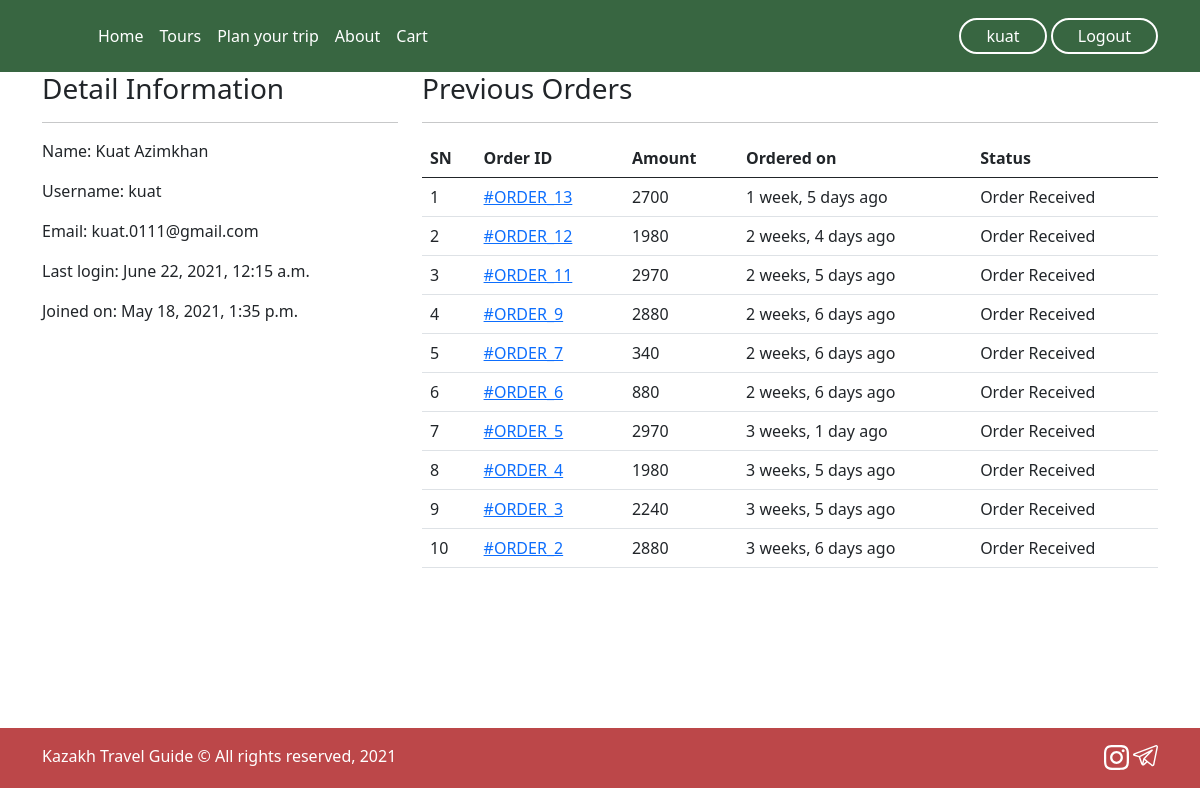
Screenshot of /profile/ (signed in) with the database file from the repository.
### main/models.py (models this page shows, shortened)
class Order(models.Model):
    cart = models.OneToOneField(TourCart, on_delete=models.CASCADE)
    ordered_by = models.CharField(max_length=200)
    mobile = models.CharField(max_length=10)
    email = models.EmailField(null=True, blank=True)
    subtotal = models.PositiveIntegerField()
    total = models.PositiveIntegerField()
    order_status = models.CharField(max_length=50, choices=ORDER_STATUS)
    created_at = models.DateTimeField(auto_now_add=True)
    payment_method = models.CharField(
        max_length=20, default="Cash On Delivery")

### main/views.py (the view)
# urls.py: path("profile/", CustomerProfileView.as_view(), name="customerprofile"),
class CustomerProfileView(CheckUser, TemplateView):
    template_name = "main/customerprofile.html"
    def dispatch(self, request, *args, **kwargs):
        if request.user.is_authenticated and request.user:
            pass
        else:
            return redirect("/login/?next=/profile/")
        return super().dispatch(request, *args, **kwargs)
    def get_context_data(self, **kwargs):
        context = super().get_context_data(**kwargs)
        customer = self.request.user
        context['customer'] = customer
        orders = Order.objects.filter(cart__customer=customer).order_by("-id")
        context["orders"] = orders
        return context

### main/views.py (called while the page is built)
    def dispatch(self, request, *args, **kwargs):
        cart_id = request.session.get("cart_id")
        if cart_id:
            cart_obj = TourCart.objects.get(id=cart_id)
            if request.user.is_authenticated and request.user:
                cart_obj.customer = request.user
                cart_obj.save()
        return super().dispatch(request, *args, **kwargs)

### main/templates/main/customerprofile.html (shortened to what this page needs)
{% extends 'main/base.html' %}
{% load static  %}
{% block content %}
<div class="container" style="height: 82vh">
    <div class="row">
        <div class="col-md-4">
            <h3>Detail Information</h3><hr>
            <p><span class="font-weight-bold">Name: </span> {{user.first_name}} {{user.last_name}}</p>
            <p><span class="font-weight-bold">Username: </span> {{user.username}}</p>
            <p><span class="font-weight-bold">Email: </span> {{user.email}}</p>
            <p><span class="font-weight-bold">Last login: </span> {{user.last_login}}</p>
            <p><span class="font-weight-bold">Joined on: </span> {{user.date_joined}}</p>
        </div>
        <div class="col-md-8">
            <h3>Previous Orders</h3>
            <hr>
            <table class="table">
                <thead>
                    <tr>
                        <th>SN</th>
                        <th>Order ID</th>
                        <th>Amount</th>
                        <th>Ordered on</th>
                        <th>Status</th>
                    </tr>
                </thead>
                <tbody>
                    {% for ord in orders %}
                    <tr>
                        <td>{{forloop.counter}}</td>
                        <td><a href="{% url 'customerorderdetail' ord.pk %}"> #ORDER_{{ord.id}}</a></td>
                        <td>{{ord.total}}</td>
                        <td>{{ord.created_at|timesince}} ago</td>
                        <td>{{ord.order_status}}</td>
                    </tr>
                    {% endfor %}
                </tbody>
            </table>
        </div>
    </div>
</div>
{% endblock %}

### main/templates/main/base.html (shortened to what this page needs)
{% load static %}
<html lang="en">
<head>
    <link rel="stylesheet" href="{% static 'main/css/main4.css' %}">
    <link rel="stylesheet" href="{% static 'main/css/base.css' %}">
    <link rel="stylesheet" href="{% static 'main/css/city.css' %}">
    <link rel="stylesheet" href="https://cdnjs.cloudflare.com/ajax/libs/font-awesome/4.7.0/css/font-awesome.min.css">
    <link href="https://cdn.jsdelivr.net/npm/bootstrap@5.0.0-beta3/dist/css/bootstrap.min.css" rel="stylesheet">
</head>
<body>
    <header class="p-3 text-white hedbg">
        <div class="container">
            <div class="d-flex flex-wrap align-items-center justify-content-center justify-content-lg-start">
                <a href="/" class="d-flex align-items-center mb-2 mb-lg-0 text-white text-decoration-none">
                <svg class="bi me-2" width="40" height="32"><use xlink:href="#bootstrap"></use></svg>
                </a>
      <ul class="nav col-12 col-lg-auto me-lg-auto mb-2 justify-content-center mb-md-0">
        <li><a href="{% url 'index' %}" class="nav-link px-2 text-white">Home</a></li>
        <li><a href="{% url 'tours' %}" class="nav-link px-2 text-white">Tours</a></li>
        <li><a href="{% url 'planyourtrip' %}" class="nav-link px-2 text-white">Plan your trip</a></li>
        <li><a href="{% url 'about' %}" class="nav-link px-2 text-white">About</a></li>
          {% if user.is_authenticated %}
              <li><a href="{% url 'mycart' %}" class="nav-link px-2 text-white">Cart</a></li>
          {% endif %}
      </ul>
      <div class="text-end prof">
          {% if user.is_authenticated %}
            <a href="{% url 'customerprofile' %}" ><button type="button" class="mybtn login">{{request.user.username}}</button></a>
            <a href="{% url 'account_logout' %}" ><button type="button" class="mybtn login">Logout</button></a>
          {% else %}
              <a href="{% url 'account_login' %}" ><button type="button" class="mybtn login">Login</button></a>
              <a href="{% url 'account_signup' %}" ><button type="button" class="mybtn signup">Sign-up</button></a>
          {% endif %}
      </div>
    </div>
  </div>
</header>
    {% block content %}{% endblock %}
<footer class="foot">
  <div class="container">
    <p class="float-end mb-1">
        <img src="{% static 'home/images/icons/instagram.svg' %}" alt="">
        <img src="{% static 'home/images/icons/telegram.svg' %}" alt="">
    </p>
    <p class="mb-1">Kazakh Travel Guide © All rights reserved, 2021</p>
  </div>
</footer>
</body>
</html>

### main/static/main/css/main4.css (style rules this page uses)
body { justify-content: center; align-items: center; font-family: 'Helvetica', sans-serif; overflow-x: hidden; }
img { width: 100%; position: relative; border-radius: 5% 5%; }

### main/static/main/css/base.css (style rules this page uses)
body { background-color: #F2E8CF; }
.hedbg { background-color: #386641; position: relative; z-index: 5; }
.mybtn { background-color: #4CAF50; border: none; color: white; padding: 4px 25px; text-align: center; text-decoration: none; display: inline-block; font-size: 16px; transition-duration: 0.4s; cursor: pointer; }
.login { background-color: #386641; color: #fff; border: 2px solid #fff; border-radius: 25px; }
.foot { padding-top: 16px; background-color: #BC4749; color: #fff; height: 60px; }
.foot img { width: 25px; }

### rows the page displays
Order: id "13", total "2700", created_at "1 week, 5 days", order_status "Order Received"
Order: id "12", total "1980", created_at "2 weeks, 4 days", order_status "Order Received"
Order: id "11", total "2970", created_at "2 weeks, 5 days", order_status "Order Received"
Order: id "9", total "2880", created_at "2 weeks, 6 days", order_status "Order Received"
Order: id "7", total "340", created_at "2 weeks, 6 days", order_status "Order Received"
Order: id "6", total "880", created_at "2 weeks, 6 days", order_status "Order Received"
Order: id "5", total "2970", created_at "3 weeks, 1 day", order_status "Order Received"
Order: id "4", total "1980", created_at "3 weeks, 5 days", order_status "Order Received"
Order: id "3", total "2240", created_at "3 weeks, 5 days", order_status "Order Received"
Order: id "2", total "2880", created_at "3 weeks, 6 days", order_status "Order Received"

### other values shown
{{ request.user.username }} "kuat"
{{ user.first_name }} "Kuat"
{{ user.last_name }} "Azimkhan"
{{ user.username }} "kuat"
{{ user.email }} "kuat.0111@gmail.com"
{{ user.last_login }} "June 22, 2021, 12:15 a.m."
{{ user.date_joined }} "May 18, 2021, 1:35 p.m."
